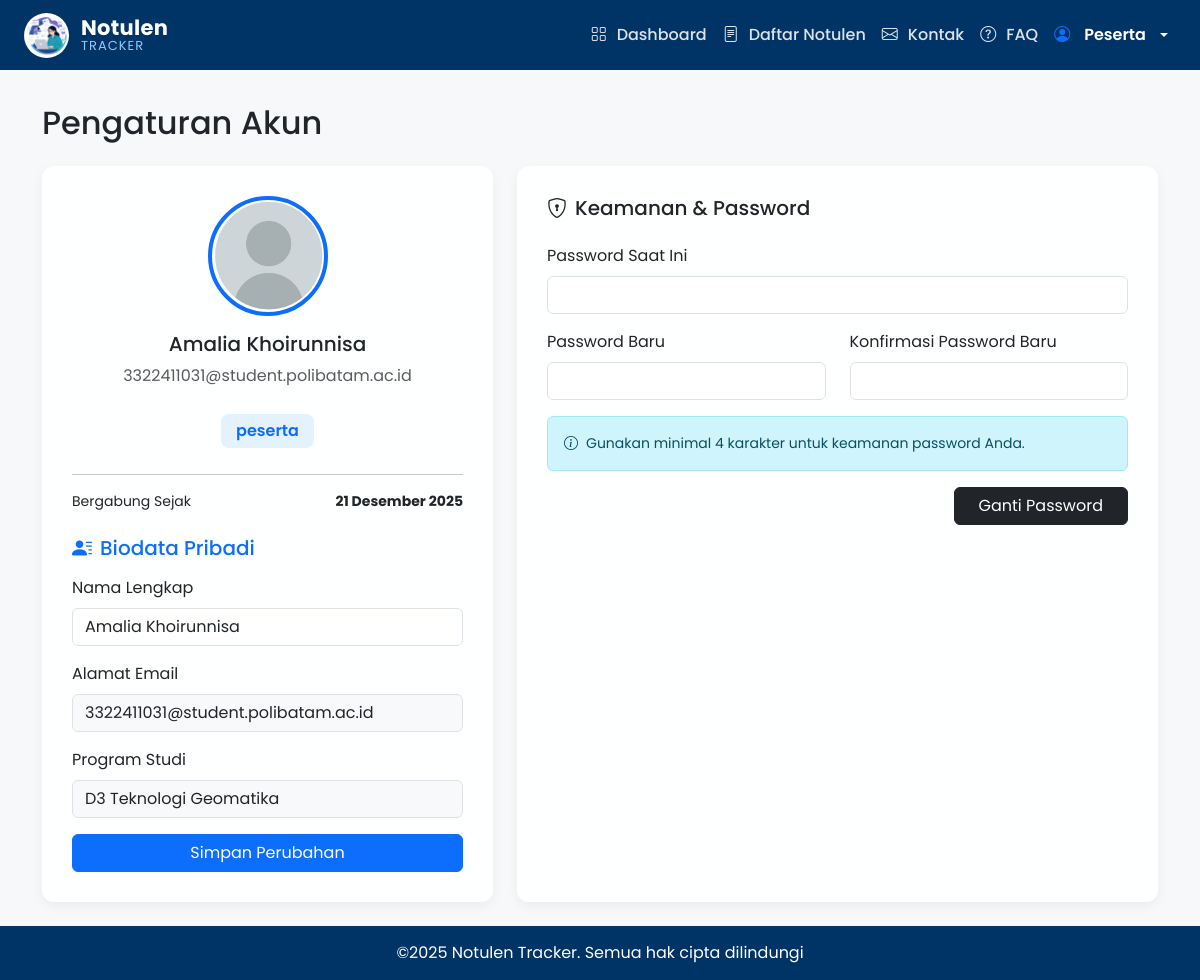
The app's page /api/profile.php (signed in), older data.
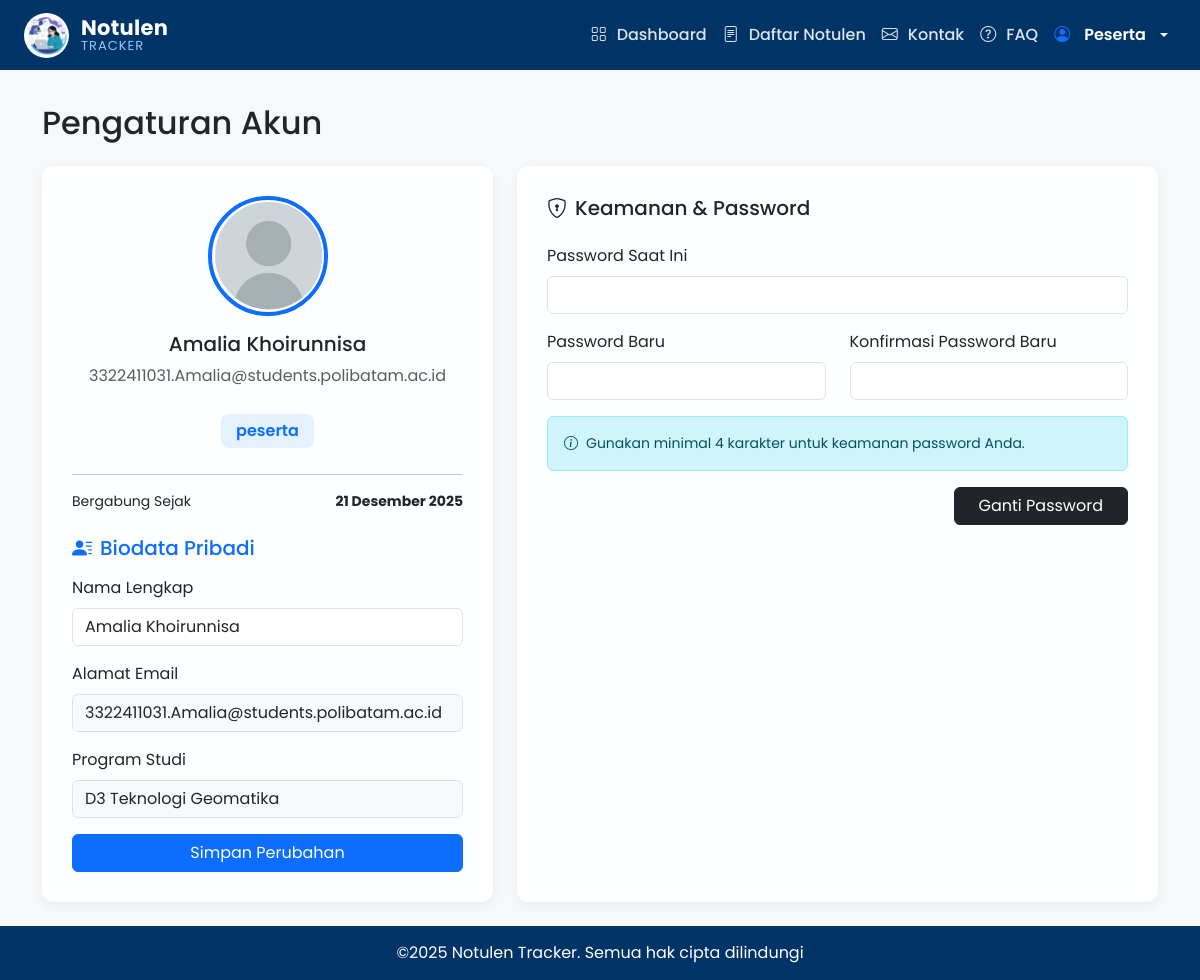
The same page, newer data.
### tables this page shows
CREATE TABLE `pengguna` (
  `id` int NOT NULL,
  `nim` varchar(20) DEFAULT NULL,
  `nama_lengkap` varchar(150) DEFAULT NULL,
  `prodi` varchar(150) DEFAULT NULL,
  `email` varchar(150) DEFAULT NULL,
  `password` varchar(255) DEFAULT NULL,
  `role` enum('notulis','peserta') DEFAULT 'peserta',
  `foto_profile` varchar(100) DEFAULT 'user.png',
  `bergabung_sejak` date DEFAULT NULL
);

### api/profile.php (the view, shortened to what this page needs)
<?php
$user_id = $_SESSION['id'];
$db_host = "localhost";
$db_user = "root";
$db_pass = "";
$db_name = "notulen_db";
$conn = mysqli_connect($db_host, $db_user, $db_pass, $db_name);
$query_profile = "SELECT * FROM pengguna WHERE id = ?";
$stmt = mysqli_prepare($conn, $query_profile);
mysqli_stmt_bind_param($stmt, "i", $user_id);
mysqli_stmt_execute($stmt);
$result = mysqli_stmt_get_result($stmt);
$profile_data = mysqli_fetch_assoc($result);
$role_display = !empty($profile_data['role']) ? $profile_data['role'] : 'Notulis';
$dropdown_nama = htmlspecialchars($profile_data['nama_lengkap']);
$dropdown_email = htmlspecialchars($profile_data['email']);
$is_default_photo = empty($profile_data['foto_profile']) || !file_exists($profile_data['foto_profile']);
$foto_path = (!$is_default_photo) ? htmlspecialchars($profile_data['foto_profile']) : 'user.png';
if (!empty($profile_data['bergabung_sejak']) && $profile_data['bergabung_sejak'] !== '0000-00-00') {
    $timestamp = strtotime($profile_data['bergabung_sejak']);
    $bulan_indonesia = [
        1 => 'Januari', 'Februari', 'Maret', 'April', 'Mei', 'Juni',
        'Juli', 'Agustus', 'September', 'Oktober', 'November', 'Desember'
    ];
    $formatted_date = date('d', $timestamp) . ' ' . $bulan_indonesia[date('n', $timestamp)] . ' ' . date('Y', $timestamp);
} else {
    $formatted_date = "Baru Saja";
}
?>
<!DOCTYPE html>
<html lang="id">
<head>
    <link href="https://cdn.jsdelivr.net/npm/bootstrap@5.3.3/dist/css/bootstrap.min.css" rel="stylesheet">
    <link href="https://cdnjs.cloudflare.com/ajax/libs/croppie/2.6.5/croppie.min.css" rel="stylesheet">
    <link href="https://cdn.jsdelivr.net/npm/bootstrap-icons@1.11.3/font/bootstrap-icons.min.css" rel="stylesheet">
</head>
<body>
    <nav class="navbar navbar-expand-lg navbar-dark fixed-top px-4 custom-navbar">
        <a class="navbar-brand brand-pro" href="dashboard.php">
            <img src="logono.png" alt="Logo">
            <div class="brand-info">
                <span class="brand-name">Notulen</span>
                <span class="brand-tagline">TRACKER</span>
            </div>
        </a>
        <div class="collapse navbar-collapse">
            <ul class="navbar-nav ms-auto nav-effect">
                <li class="nav-item"><a class="nav-link" href="dashboard.php"><i class="bi bi-grid"></i><span>Dashboard</span></a></li>
                <li class="nav-item"><a class="nav-link" href="daftar_notulen.php"><i class="bi bi-file-text"></i><span>Daftar Notulen</span></a></li>
                <li class="nav-item"><a class="nav-link" href="kontak.php"><i class="bi bi-envelope"></i><span>Kontak</span></a></li>
                <li class="nav-item"><a class="nav-link" href="FAQ.php"><i class="bi bi-question-circle"></i><span>FAQ</span></a></li>
                <li class="nav-item dropdown">
                    <a class="nav-link dropdown-toggle active" href="#" id="userDropdown" role="button" data-bs-toggle="dropdown">
                        <i class="bi bi-person-circle me-1"></i> <?php echo ucwords(htmlspecialchars($role_display)); ?>
                    </a>
                </li>
            </ul>
        </div>
    </nav>
    <main class="container py-4">
        <h2 class="mb-4">Pengaturan Akun</h2>
        <div class="row g-4">
            <div class="col-lg-5">
                <div class="profile-sidebar">
                    <div class="text-center">
                        <img id="fotoProfil" class="main-avatar" src="<?php echo $foto_path; ?>" alt="Foto Profil" title="Klik untuk ganti foto">
                        <h5 class="mt-3"><?php echo $dropdown_nama; ?></h5>
                        <p class="text-muted"><?php echo $dropdown_email; ?></p>
                        <span class="badge-peserta"><?php echo htmlspecialchars($profile_data['role']); ?></span>
                        <hr>
                        <div class="d-flex justify-content-between small mb-4">
                            <span>Bergabung Sejak</span>
                            <strong><?php echo $formatted_date; ?></strong>
                        </div>
                    </div>
                    <h5 class="text-primary mb-3"><i class="bi bi-person-lines-fill me-2"></i>Biodata Pribadi</h5>
                    <form id="dataDiriForm">
                        <div class="mb-3">
                            <label class="form-label">Nama Lengkap</label>
                            <input type="text" class="form-control" id="nama" value="<?php echo $dropdown_nama; ?>" required>
                        </div>
                        <div class="mb-3">
                            <label class="form-label">Alamat Email</label>
                            <input type="email" class="form-control bg-light" value="<?php echo $dropdown_email; ?>" readonly>
                        </div>
                        <div class="mb-3">
                            <label class="form-label">Program Studi</label>
                            <input type="text" class="form-control bg-light" value="<?php echo htmlspecialchars($profile_data['prodi']); ?>" readonly>
                        </div>
                        <button type="submit" id="btnSimpanData" class="btn btn-primary w-100">Simpan Perubahan</button>
                    </form>
                </div>
            </div>
            <div class="col-lg-7">
                <div class="form-card">
                    <h5 class="text-dark mb-4"><i class="bi bi-shield-lock me-2"></i>Keamanan & Password</h5>
                    <form id="passwordForm">
                        <div class="mb-3">
                            <label class="form-label">Password Saat Ini</label>
                            <input type="password" class="form-control" id="passwordLama" required>
                        </div>
                        <div class="row mb-3">
                            <div class="col-md-6">
                                <label class="form-label">Password Baru</label>
                                <input type="password" class="form-control" id="passwordBaru" minlength="4" required>
                            </div>
                            <div class="col-md-6">
                                <label class="form-label">Konfirmasi Password Baru</label>
                                <input type="password" class="form-control" id="konfirmasiPassword" required>
                            </div>
                        </div>
                        <div class="alert alert-info small">
                            <i class="bi bi-info-circle me-2"></i>Gunakan minimal 4 karakter untuk keamanan password Anda.
                        </div>
                        <div class="text-end">
                            <button type="submit" id="btnGantiPassword" class="btn btn-dark px-4">Ganti Password</button>
                        </div>
                    </form>
                </div>
            </div>
        </div>
    </main>
    <footer>©2025 Notulen Tracker. Semua hak cipta dilindungi</footer>
</body>
</html>

### api/profile.php (style rules this page uses)
body { font-family: 'Poppins', sans-serif; display: flex; flex-direction: column; min-height: 100vh; padding-top: 80px; background: url('gambarr.png') no-repeat center center fixed !important; background-size: cover !important; position: relative; z-index: 0; }
body::before { content: ""; position: fixed; top: 0; left: 0; width: 100%; height: 100%; background-color: rgba(245, 247, 250, 0.85); z-index: -1; }
.custom-navbar { background-color: #003366; height: 70px; -shadow: 0 4px 12px rgba(0,0,0,0.12); }
.nav-effect .nav-link { color: #dce3ea !important; padding: 10px 18px; border-radius: 12px; display: flex; align-items: center; gap: 10px; font-weight: 500; transition: all 0.3s ease; }
.navbar-nav .nav-link.active { : rgba(255,255,255,0.15); color: #ffffff !important; font-weight: 600; }
.nav-effect .nav-link.active i { color: #0d6efd; }
.brand-pro { display: flex; align-items: center; gap: 12px; text-decoration: none; }
.brand-info { display: flex; flex-direction: column; line-height: 1.1; }
.brand-pro img { width: 45px; height: 45px; border-radius: 50%; object-fit: cover; background: #ffffff; border: 2px solid rgba(255,255,255,0.2); transition: all 0.35s ease; }
.brand-name { font-size: 21px; font-weight: 700; color: #ffffff; letter-spacing: 0.3px; }
.brand-tagline { font-size: 13px; color: #90caf9; letter-spacing: 1px; }
.profile-sidebar { background: rgba(255,255,255,0.9); padding: 30px; border-radius: 12px; box-shadow: 0 4px 12px rgba(0,0,0,0.05); backdrop-filter: blur(5px); }
.profile-sidebar img.main-avatar { width: 120px; height: 120px; border-radius: 50%; object-fit: cover; border: 4px solid #0d6efd; transition: 0.3s; cursor: pointer; display: block; margin: 0 auto; }
.badge-peserta { background-color: #e3f2fd; color: #0d6efd; font-weight: 600; padding: 5px 15px; border-radius: 8px; margin: 10px 0; display: inline-block; }
.form-card { background: rgba(255,255,255,0.9); padding: 30px; border-radius: 12px; box-shadow: 0 4px 12px rgba(0,0,0,0.05); height: 100%; backdrop-filter: blur(5px); }
footer { background-color: #003366; color: white; text-align: center; padding: 15px 0; margin-top: auto; }

Row changes from the older to the newer data that the page shows:
changed pengguna "Amalia Khoirunnisa": email "3322411031@student.polibatam.ac.id" → "3322411031.Amalia@students.polibatam.ac.id"
